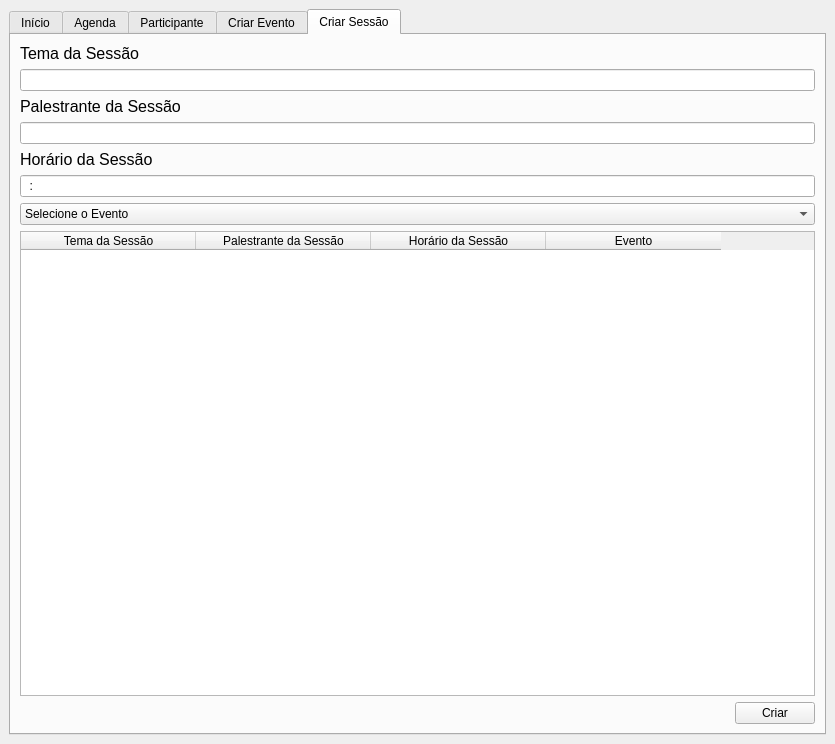
<?xml version="1.0" encoding="UTF-8"?>
<ui version="4.0">
 <class>MainWindow</class>
 <widget class="QMainWindow" name="MainWindow">
  <property name="geometry">
   <rect>
    <x>0</x>
    <y>0</y>
    <width>835</width>
    <height>744</height>
   </rect>
  </property>
  <property name="windowTitle">
   <string>MainWindow</string>
  </property>
  <widget class="QWidget" name="centralwidget">
   <layout class="QHBoxLayout" name="horizontalLayout">
    <item>
     <widget class="QTabWidget" name="tabWidget">
      <property name="currentIndex">
       <number>4</number>
      </property>
      <widget class="QWidget" name="tab_inicio">
       <attribute name="title">
        <string>Início</string>
       </attribute>
       <layout class="QVBoxLayout" name="verticalLayout_6">
        <item>
         <widget class="QWidget" name="widget_6" native="true">
          <property name="enabled">
           <bool>true</bool>
          </property>
          <property name="maximumSize">
           <size>
            <width>16777215</width>
            <height>200</height>
           </size>
          </property>
          <property name="styleSheet">
           <string notr="true">image: url(:/icon/MicrosoftTeams-image.png)</string>
          </property>
          <layout class="QVBoxLayout" name="verticalLayout_5">
           <item>
            <spacer name="verticalSpacer_2">
             <property name="orientation">
              <enum>Qt::Vertical</enum>
             </property>
             <property name="sizeHint" stdset="0">
              <size>
               <width>10</width>
               <height>179</height>
              </size>
             </property>
            </spacer>
           </item>
          </layout>
         </widget>
        </item>
        <item>
         <widget class="QPushButton" name="btn_inscrever_participante">
          <property name="text">
           <string>Inscrever Participante</string>
          </property>
         </widget>
        </item>
        <item>
         <widget class="QPushButton" name="btn_desinscrever_participante">
          <property name="text">
           <string>Desinscrever Participante</string>
          </property>
         </widget>
        </item>
        <item>
         <widget class="QComboBox" name="cb_filtrar_evento">
          <property name="styleSheet">
           <string notr="true"/>
          </property>
          <property name="editable">
           <bool>false</bool>
          </property>
          <item>
           <property name="text">
            <string>Filtrar por Evento</string>
           </property>
          </item>
         </widget>
        </item>
        <item>
         <widget class="QTableWidget" name="tb_lista_participante_inicio">
          <attribute name="horizontalHeaderDefaultSectionSize">
           <number>175</number>
          </attribute>
          <column>
           <property name="text">
            <string>Nome do Participante</string>
           </property>
          </column>
          <column>
           <property name="text">
            <string>Email do Participante</string>
           </property>
          </column>
          <column>
           <property name="text">
            <string>Evento</string>
           </property>
          </column>
          <column>
           <property name="text">
            <string>Sessão</string>
           </property>
          </column>
         </widget>
        </item>
       </layout>
      </widget>
      <widget class="QWidget" name="tab_agenda">
       <attribute name="title">
        <string>Agenda</string>
       </attribute>
       <layout class="QVBoxLayout" name="verticalLayout_3">
        <item>
         <widget class="QLabel" name="lbl_email_participante">
          <property name="text">
           <string>&lt;html&gt;&lt;head/&gt;&lt;body&gt;&lt;p&gt;&lt;span style=&quot; font-size:11pt;&quot;&gt;E-mail do Participante&lt;/span&gt;&lt;/p&gt;&lt;/body&gt;&lt;/html&gt;</string>
          </property>
         </widget>
        </item>
        <item>
         <layout class="QHBoxLayout" name="horizontalLayout_5">
          <item>
           <widget class="QLineEdit" name="txt_email_participante_agenda"/>
          </item>
          <item>
           <widget class="QPushButton" name="btn_consultar_email">
            <property name="text">
             <string>Consultar</string>
            </property>
           </widget>
          </item>
         </layout>
        </item>
        <item>
         <widget class="QTableWidget" name="tb_lista_sessao_agenda">
          <property name="enabled">
           <bool>true</bool>
          </property>
          <property name="autoFillBackground">
           <bool>false</bool>
          </property>
          <attribute name="horizontalHeaderDefaultSectionSize">
           <number>175</number>
          </attribute>
          <column>
           <property name="text">
            <string>Nome do Participante</string>
           </property>
          </column>
          <column>
           <property name="text">
            <string>Evento</string>
           </property>
          </column>
          <column>
           <property name="text">
            <string>Sessão</string>
           </property>
          </column>
          <column>
           <property name="text">
            <string>Horário da Sessao</string>
           </property>
          </column>
         </widget>
        </item>
        <item>
         <layout class="QHBoxLayout" name="horizontalLayout_3">
          <item>
           <spacer name="horizontalSpacer_2">
            <property name="orientation">
             <enum>Qt::Horizontal</enum>
            </property>
            <property name="sizeHint" stdset="0">
             <size>
              <width>40</width>
              <height>20</height>
             </size>
            </property>
           </spacer>
          </item>
          <item>
           <widget class="QPushButton" name="btn_exportar">
            <property name="text">
             <string>Exportar</string>
            </property>
           </widget>
          </item>
         </layout>
        </item>
       </layout>
      </widget>
      <widget class="QWidget" name="tab_participante">
       <attribute name="title">
        <string>Participante</string>
       </attribute>
       <layout class="QVBoxLayout" name="verticalLayout_4">
        <item>
         <widget class="QLabel" name="lbl_nome_participante">
          <property name="text">
           <string>&lt;html&gt;&lt;head/&gt;&lt;body&gt;&lt;p&gt;&lt;span style=&quot; font-size:12pt;&quot;&gt;Nome do Participante&lt;/span&gt;&lt;/p&gt;&lt;/body&gt;&lt;/html&gt;</string>
          </property>
         </widget>
        </item>
        <item>
         <widget class="QLineEdit" name="txt_nome_participante"/>
        </item>
        <item>
         <widget class="QLabel" name="lbl_email_do_participante">
          <property name="text">
           <string>&lt;html&gt;&lt;head/&gt;&lt;body&gt;&lt;p&gt;&lt;span style=&quot; font-size:12pt;&quot;&gt;E-mail do Participante&lt;/span&gt;&lt;/p&gt;&lt;/body&gt;&lt;/html&gt;</string>
          </property>
         </widget>
        </item>
        <item>
         <widget class="QLineEdit" name="txt_email_participante"/>
        </item>
        <item>
         <widget class="QTableWidget" name="tb_participante">
          <attribute name="horizontalHeaderDefaultSectionSize">
           <number>175</number>
          </attribute>
          <column>
           <property name="text">
            <string>Nome do Participante</string>
           </property>
          </column>
          <column>
           <property name="text">
            <string>E-mail do Participante</string>
           </property>
          </column>
         </widget>
        </item>
        <item>
         <layout class="QHBoxLayout" name="horizontalLayout_6">
          <item>
           <spacer name="horizontalSpacer_4">
            <property name="orientation">
             <enum>Qt::Horizontal</enum>
            </property>
            <property name="sizeHint" stdset="0">
             <size>
              <width>40</width>
              <height>20</height>
             </size>
            </property>
           </spacer>
          </item>
          <item>
           <widget class="QPushButton" name="btn_cadastrar">
            <property name="text">
             <string>Cadastrar</string>
            </property>
           </widget>
          </item>
         </layout>
        </item>
       </layout>
      </widget>
      <widget class="QWidget" name="tab_criar_evento">
       <attribute name="title">
        <string>Criar Evento</string>
       </attribute>
       <layout class="QVBoxLayout" name="verticalLayout_2">
        <item>
         <widget class="QLabel" name="lbl_nome_evento">
          <property name="text">
           <string>&lt;html&gt;&lt;head/&gt;&lt;body&gt;&lt;p&gt;&lt;span style=&quot; font-size:12pt;&quot;&gt;Nome do Evento&lt;/span&gt;&lt;/p&gt;&lt;/body&gt;&lt;/html&gt;</string>
          </property>
         </widget>
        </item>
        <item>
         <widget class="QLineEdit" name="txt_nome_evento"/>
        </item>
        <item>
         <widget class="QLabel" name="lbl_data_evento">
          <property name="text">
           <string>&lt;html&gt;&lt;head/&gt;&lt;body&gt;&lt;p&gt;&lt;span style=&quot; font-size:12pt;&quot;&gt;Data do Evento&lt;/span&gt;&lt;/p&gt;&lt;/body&gt;&lt;/html&gt;</string>
          </property>
         </widget>
        </item>
        <item>
         <widget class="QLineEdit" name="txt_data_evento">
          <property name="inputMask">
           <string>99/99/9999</string>
          </property>
          <property name="text">
           <string>//</string>
          </property>
         </widget>
        </item>
        <item>
         <widget class="QLabel" name="lbl_horario_evento">
          <property name="text">
           <string>&lt;html&gt;&lt;head/&gt;&lt;body&gt;&lt;p&gt;&lt;span style=&quot; font-size:12pt;&quot;&gt;Horário do Evento&lt;/span&gt;&lt;/p&gt;&lt;/body&gt;&lt;/html&gt;</string>
          </property>
         </widget>
        </item>
        <item>
         <widget class="QLineEdit" name="txt_horario_evento">
          <property name="inputMask">
           <string>99:99</string>
          </property>
          <property name="text">
           <string>:</string>
          </property>
         </widget>
        </item>
        <item>
         <widget class="QTableWidget" name="tableWidget">
          <attribute name="horizontalHeaderDefaultSectionSize">
           <number>175</number>
          </attribute>
          <column>
           <property name="text">
            <string>Nome do Evento</string>
           </property>
          </column>
          <column>
           <property name="text">
            <string>Data do Evento</string>
           </property>
          </column>
          <column>
           <property name="text">
            <string>Horário do Evento</string>
           </property>
          </column>
         </widget>
        </item>
        <item>
         <layout class="QHBoxLayout" name="horizontalLayout_4">
          <item>
           <spacer name="horizontalSpacer_3">
            <property name="orientation">
             <enum>Qt::Horizontal</enum>
            </property>
            <property name="sizeHint" stdset="0">
             <size>
              <width>40</width>
              <height>20</height>
             </size>
            </property>
           </spacer>
          </item>
          <item>
           <widget class="QPushButton" name="btn_criar_evento">
            <property name="text">
             <string>Criar</string>
            </property>
           </widget>
          </item>
         </layout>
        </item>
       </layout>
      </widget>
      <widget class="QWidget" name="tab_criar_sessao">
       <attribute name="title">
        <string>Criar Sessão</string>
       </attribute>
       <layout class="QVBoxLayout" name="verticalLayout">
        <item>
         <widget class="QLabel" name="lbl_tema_sessao">
          <property name="text">
           <string>&lt;html&gt;&lt;head/&gt;&lt;body&gt;&lt;p&gt;&lt;span style=&quot; font-size:12pt;&quot;&gt;Tema da Sessão&lt;/span&gt;&lt;/p&gt;&lt;/body&gt;&lt;/html&gt;</string>
          </property>
         </widget>
        </item>
        <item>
         <widget class="QLineEdit" name="txt_tema_sessao"/>
        </item>
        <item>
         <widget class="QLabel" name="lbl_palestrante_sessao">
          <property name="text">
           <string>&lt;html&gt;&lt;head/&gt;&lt;body&gt;&lt;p&gt;&lt;span style=&quot; font-size:12pt;&quot;&gt;Palestrante da Sessão&lt;/span&gt;&lt;/p&gt;&lt;/body&gt;&lt;/html&gt;</string>
          </property>
         </widget>
        </item>
        <item>
         <widget class="QLineEdit" name="txt_palestrante_sessao"/>
        </item>
        <item>
         <widget class="QLabel" name="lbl_horario_sessao">
          <property name="text">
           <string>&lt;html&gt;&lt;head/&gt;&lt;body&gt;&lt;p&gt;&lt;span style=&quot; font-size:12pt;&quot;&gt;Horário da Sessão&lt;/span&gt;&lt;/p&gt;&lt;/body&gt;&lt;/html&gt;</string>
          </property>
         </widget>
        </item>
        <item>
         <widget class="QLineEdit" name="txt_horario_sessao">
          <property name="inputMask">
           <string>99:99</string>
          </property>
         </widget>
        </item>
        <item>
         <widget class="QComboBox" name="cb_tipo_evento_sessao">
          <property name="editable">
           <bool>false</bool>
          </property>
          <property name="currentText">
           <string>Selecione o Evento</string>
          </property>
          <item>
           <property name="text">
            <string>Selecione o Evento</string>
           </property>
          </item>
         </widget>
        </item>
        <item>
         <widget class="QTableWidget" name="tb_lista_sessao_criar_sessao">
          <attribute name="horizontalHeaderDefaultSectionSize">
           <number>175</number>
          </attribute>
          <column>
           <property name="text">
            <string>Tema da Sessão</string>
           </property>
          </column>
          <column>
           <property name="text">
            <string>Palestrante da Sessão</string>
           </property>
          </column>
          <column>
           <property name="text">
            <string>Horário da Sessão</string>
           </property>
          </column>
          <column>
           <property name="text">
            <string>Evento</string>
           </property>
          </column>
         </widget>
        </item>
        <item>
         <layout class="QHBoxLayout" name="horizontalLayout_2">
          <item>
           <spacer name="horizontalSpacer">
            <property name="orientation">
             <enum>Qt::Horizontal</enum>
            </property>
            <property name="sizeHint" stdset="0">
             <size>
              <width>40</width>
              <height>20</height>
             </size>
            </property>
           </spacer>
          </item>
          <item>
           <widget class="QPushButton" name="btn_criar_sessao">
            <property name="text">
             <string>Criar</string>
            </property>
           </widget>
          </item>
         </layout>
        </item>
       </layout>
      </widget>
     </widget>
    </item>
   </layout>
  </widget>
 </widget>
 <resources>
  <include location="icon.qrc"/>
 </resources>
 <connections/>
</ui>
